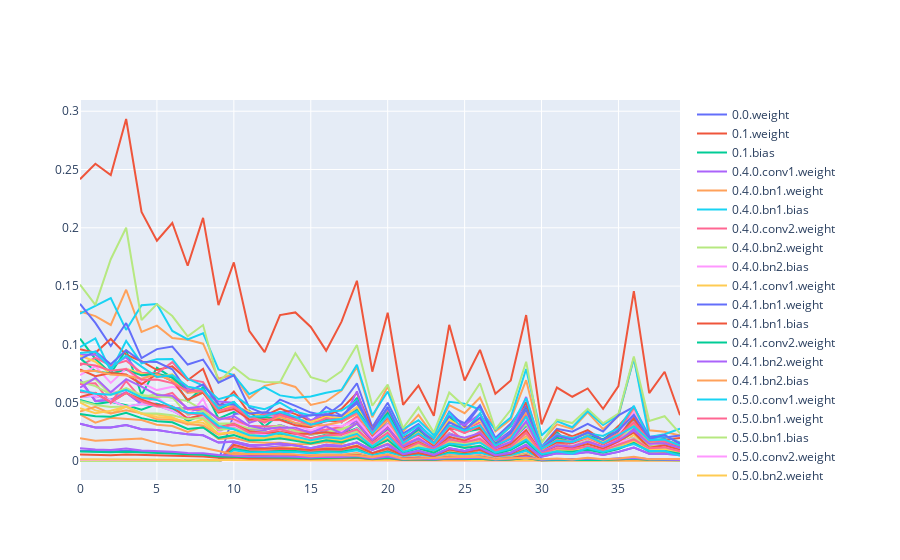
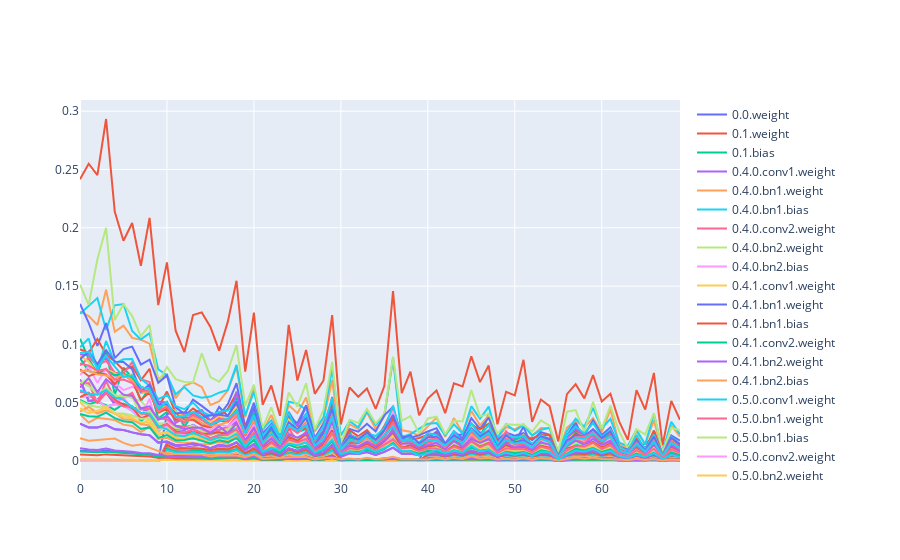

Notebook code for these charts, in order:
### Code cell
learner.fine_tune(3, cbs=GradShowCallback(l))
